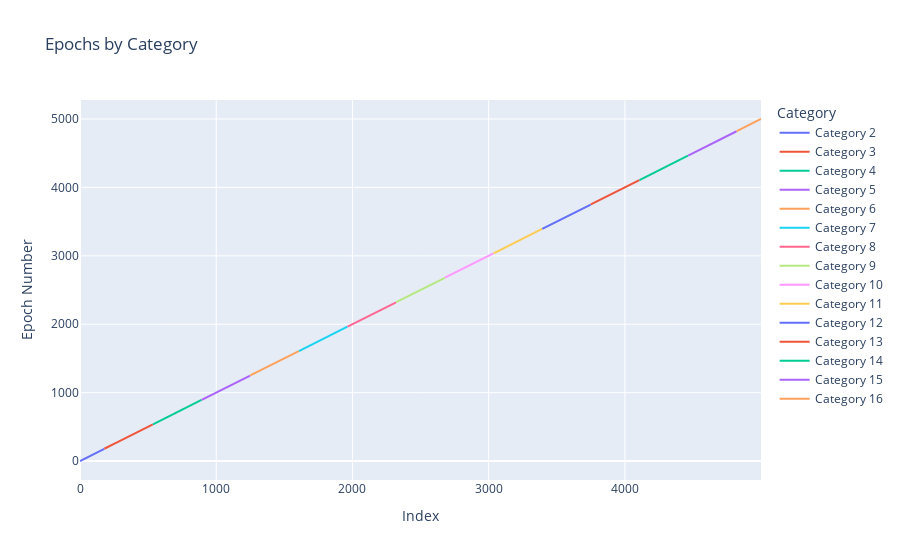

Here is the notebook cell this chart was saved with:
### Code cell
import pandas as pd

# Convert N_L_EPOCHS to DataFrame for easier plotting
df_epochs = pd.DataFrame(N_L_EPOCHS, columns=["Category", "Epoch"])

fig = go.Figure()

# Plot each category separately
for cat in df_epochs["Category"].unique():
    cat_data = df_epochs[df_epochs["Category"] == cat]
    fig.add_trace(
        go.Scatter(
            x=cat_data.index, y=cat_data["Epoch"], mode="lines", name=f"Category {cat}"
        )
    )

fig.update_layout(
    title="Epochs by Category",
    xaxis_title="Index",
    yaxis_title="Epoch Number",
    legend_title="Category",
)
fig.show()

### Figure 1 — Plotly figure (JSON) as saved in the notebook; plotly's stock layout.template omitted (floating-point values rounded to 4 significant figures; data arrays with more than 128 entries replaced by an {"elided": "..."} marker saying what was removed)
{"data": [{"mode": "lines", "name": "Category 2", "type": "scatter", "x": {"elided": "179 int values"}, "y": {"elided": "179 int values"}}, {"mode": "lines", "name": "Category 3", "type": "scatter", "x": {"elided": "357 int values"}, "y": {"elided": "357 int values"}}, {"mode": "lines", "name": "Category 4", "type": "scatter", "x": {"elided": "357 int values"}, "y": {"elided": "357 int values"}}, {"mode": "lines", "name": "Category 5", "type": "scatter", "x": {"elided": "357 int values"}, "y": {"elided": "357 int values"}}, {"mode": "lines", "name": "Category 6", "type": "scatter", "x": {"elided": "357 int values"}, "y": {"elided": "357 int values"}}, {"mode": "lines", "name": "Category 7", "type": "scatter", "x": {"elided": "357 int values"}, "y": {"elided": "357 int values"}}, {"mode": "lines", "name": "Category 8", "type": "scatter", "x": {"elided": "357 int values"}, "y": {"elided": "357 int values"}}, {"mode": "lines", "name": "Category 9", "type": "scatter", "x": {"elided": "358 int values"}, "y": {"elided": "358 int values"}}, {"mode": "lines", "name": "Category 10", "type": "scatter", "x": {"elided": "357 int values"}, "y": {"elided": "357 int values"}}, {"mode": "lines", "name": "Category 11", "type": "scatter", "x": {"elided": "357 int values"}, "y": {"elided": "357 int values"}}, {"mode": "lines", "name": "Category 12", "type": "scatter", "x": {"elided": "357 int values"}, "y": {"elided": "357 int values"}}, {"mode": "lines", "name": "Category 13", "type": "scatter", "x": {"elided": "357 int values"}, "y": {"elided": "357 int values"}}, {"mode": "lines", "name": "Category 14", "type": "scatter", "x": {"elided": "357 int values"}, "y": {"elided": "357 int values"}}, {"mode": "lines", "name": "Category 15", "type": "scatter", "x": {"elided": "357 int values"}, "y": {"elided": "357 int values"}}, {"mode": "lines", "name": "Category 16", "type": "scatter", "x": {"elided": "179 int values"}, "y": {"elided": "179 int values"}}], "layout": {"legend": {"title": {"text": "Category"}}, "title": {"text": "Epochs by Category"}, "xaxis": {"title": {"text": "Index"}}, "yaxis": {"title": {"text": "Epoch Number"}}}}
